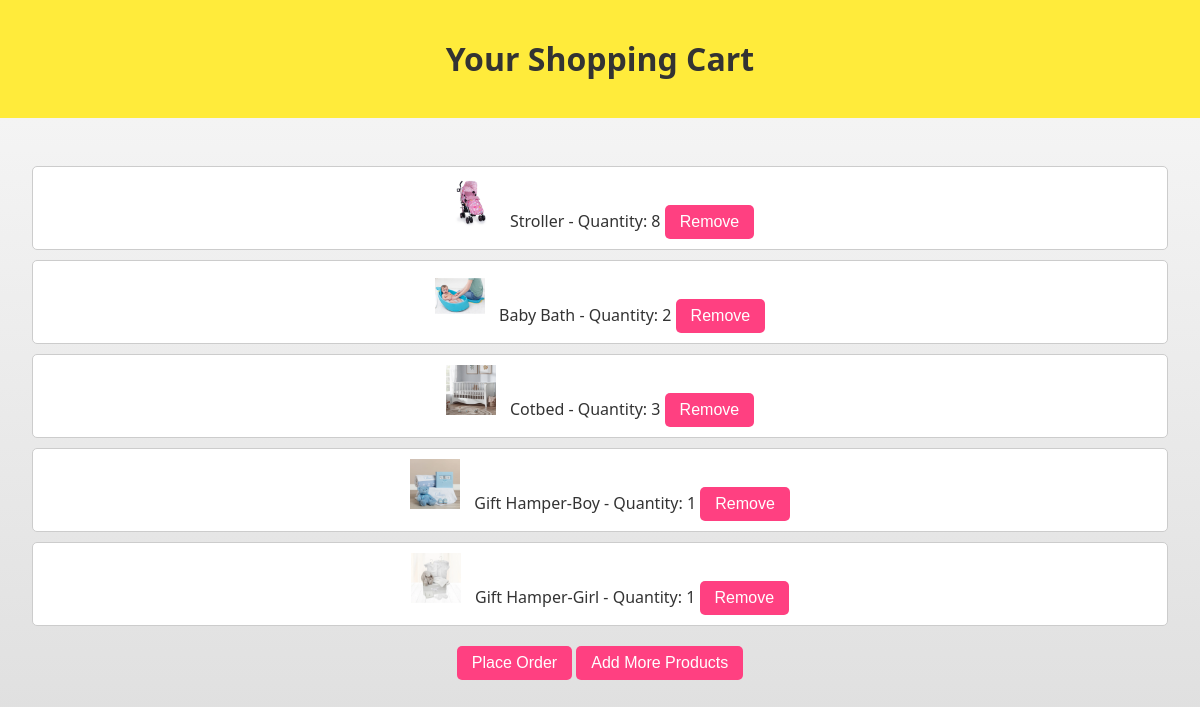
The page /babyproducts/view_cart/ (signed in) on the database as committed earlier.
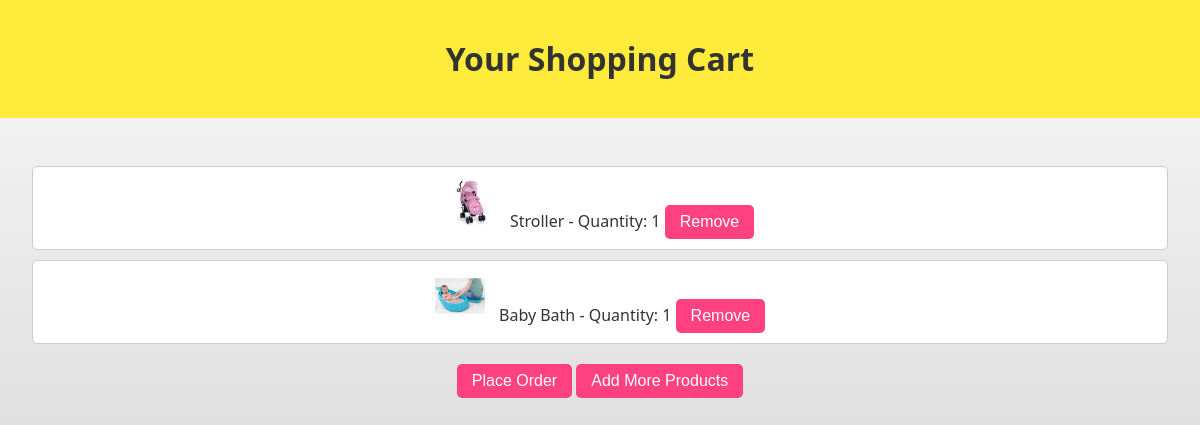
The same page on the database as committed later.
### babyproducts/models.py (models this page shows, shortened)
class CartItem(models.Model):
    user = models.ForeignKey(User, on_delete=models.CASCADE)
    product = models.ForeignKey(Babyproduct, on_delete=models.CASCADE)
    quantity = models.PositiveIntegerField(default=1)
    def __str__(self):
        return f"{self.quantity} x {self.product.name}"

class Babyproduct(models.Model):
    name = models.CharField(max_length=100)
    description = models.TextField()
    price = models.DecimalField(max_digits=10, decimal_places=2)
    quantity = models.PositiveIntegerField()
    image = models.ImageField(upload_to='products/')

### babyproducts/views.py (the view)
# urls.py: path('view_cart/', views.view_cart, name='view_cart'),
def view_cart(request):
    cart_items = CartItem.objects.filter(user=request.user)
    print("cart items=",cart_items)
    return render(request, 'babyproducts/cart.html', {'cart_items': cart_items})

### babyproducts/templates/babyproducts/cart.html (shortened to what this page needs)
{% extends 'base.html' %}
{% block content %}
<header>
  <h1>Your Shopping Cart</h1>
</header>
<section>
  {% if cart_items %}
    <ul>
      {% for cart_item in cart_items %}
        <li>
          <img src="{{ cart_item.product.image.url }}" alt="{{ cart_item.product.name }}">
          {{ cart_item.product.name }} - Quantity: {{ cart_item.quantity }}
          <button onclick="removeFromCart('{{ cart_item.id }}')">Remove</button>
        </li>
      {% endfor %}
    </ul>
    <div>
      <button onclick="openModal()">Place Order</button>
      <a href="{% url 'babyproducts:product_list' %}"><button>Add More Products</button></a>
    </div>
  {% else %}
    <p>Your cart is empty. <a href="{% url 'babyproducts:product_list' %}">Explore Products</a></p>
  {% endif %}
</section>
{% endblock content %}

### babyproducts/templates/base.html (shortened to what this page needs)
<!DOCTYPE html>
<html lang="en">
<head>
</head>
<body>
    {% block content %}{% endblock %}
</body>
</html>

### babyproducts/templates/babyproducts/cart.html (style rules this page uses)
body { background: linear-gradient(to bottom, #f8f8f8, #e0e0e0); font-family: 'Segoe UI', Tahoma, Geneva, Verdana, sans-serif; margin: 0; padding: 0; }
header { background-color: #ffeb3b; color: #333; text-align: center; padding: 1em; }
section { text-align: center; padding: 2em; color: #333; }
ul { list-style: none; padding: 0; }
li { border: 1px solid #ccc; margin-bottom: 10px; padding: 10px; background-color: white; border-radius: 5px; }
li img { max-width: 50px; max-height: 50px; margin-right: 10px; }
button { background-color: #ff4081; color: white; padding: 8px 15px; font-size: 1em; border: none; border-radius: 5px; cursor: pointer; transition: background-color 0.3s ease; }
div { margin-top: 20px; }
a { text-decoration: none; color: #00695c; }

Rows that differ between the two databases and show on the page:
removed CartItem: product.image (picture), product.name "Cotbed", quantity "3"
removed CartItem: product.image (picture), product.name "Gift Hamper-Boy", quantity "1"
removed CartItem: product.image (picture), product.name "Gift Hamper-Girl", quantity "1"
changed CartItem "Stroller": quantity "8" → "1"
changed CartItem "Baby Bath": quantity "2" → "1"
